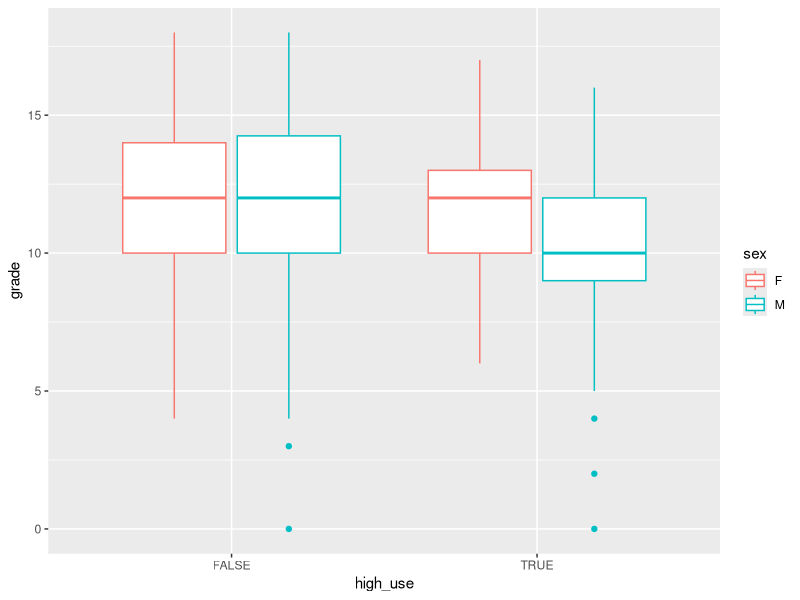
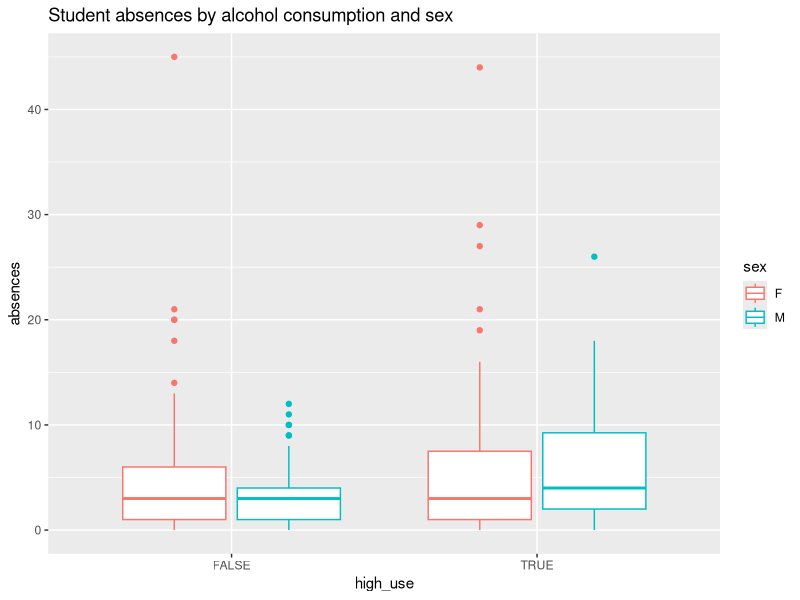
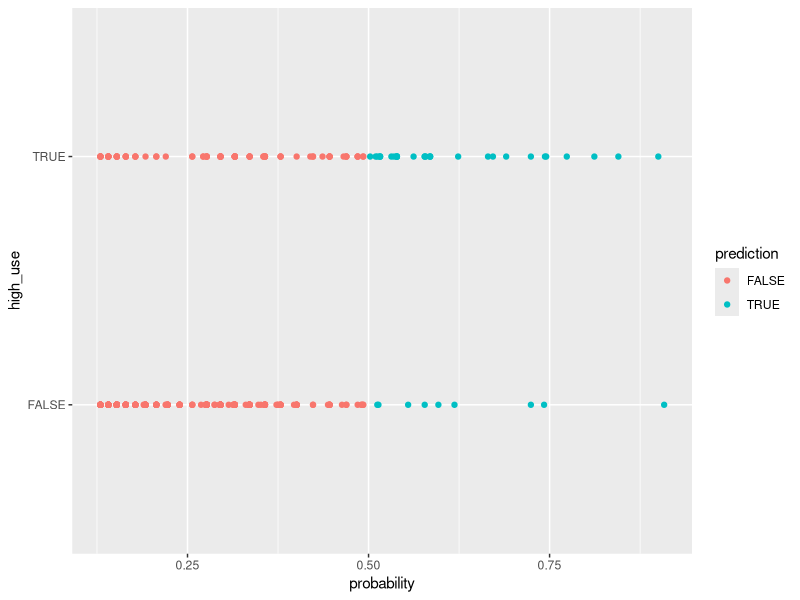

Reproduce these figures in R, in order.
## ---- chunk 1
date()

## ---- chunk 2
alc<-read.table( "alc.csv", header = TRUE,sep = ",", stringsAsFactors = FALSE)

## ---- chunk 3
dim(alc) 
## ---- chunk 4
str(alc) 
## ---- chunk 5
library(ggplot2)
g1 <- ggplot(alc, aes(x = high_use, y = G3, col = sex))

g1 + geom_boxplot() + ylab("grade")
## ---- chunk 6
g2 <- ggplot(alc, aes(x = high_use, y = absences, col = sex))

# define the plot as a boxplot and draw it
g2 + geom_boxplot() + ggtitle("Student absences by alcohol consumption and sex")
## ---- chunk 7
m <- glm(high_use ~ failures + absences + sex, data = alc, family = "binomial")

# print out a summary of the model
summary(m)
## ---- chunk 8
library(knitr)

coef(m)
## ---- chunk 9

library(magrittr)
library(knitr)

## ---- chunk 10
m <- glm(high_use ~ failures + absences + sex, data = alc, family = "binomial")


## ---- chunk 11
library(dplyr)
m <- glm(high_use ~ failures + absences + sex, data = alc, family = "binomial")

# predict() the probability of high_use
probabilities <- predict(m, type = "response")

# add the predicted probabilities to 'alc'
alc <- mutate(alc, probability = probabilities)

# use the probabilities to make a prediction of high_use
alc <- mutate(alc, prediction = probability > 0.5)

# see the last ten original classes, predicted probabilities, and class predictions
select(alc, failures, absences, sex, high_use, probability, prediction) %>% tail(10)

# tabulate the target variable versus the predictions
table(high_use = alc$high_use, prediction = alc$prediction)
## ---- chunk 12
#initialize a plot of 'high_use' versus 'probability' in 'alc'
g <- ggplot(alc, aes(x = probability, y = high_use, col = prediction))

# define the geom as points and draw the plot
g + geom_point()

# tabulate the target variable versus the predictions
table(high_use = alc$high_use, prediction = alc$prediction) %>% prop.table %>% addmargins

## ---- chunk 13
#the logistic regression model m and dataset alc with predictions are available

# define a loss function (average prediction error)
loss_func <- function(class, prob) {
  n_wrong <- abs(class - prob) > 0.5
  mean(n_wrong)
}

# call loss_func to compute the average number of wrong predictions in the (training) data
loss_func(class = alc$high_use, prob = alc$probability)
## ---- chunk 14
# the logistic regression model m and dataset alc (with predictions) are available

# define a loss function (average prediction error)
loss_func <- function(class, prob) {
  n_wrong <- abs(class - prob) > 0.5
  mean(n_wrong)
}

# compute the average number of wrong predictions in the (training) data
loss_func(class = alc$high_use, prob = alc$probability)
## ---- chunk 15

library(boot)
cv <- cv.glm(data = alc, cost = loss_func, glmfit = m, K = 10)
# average number of wrong predictions in the cross validation
cv$delta[1]
